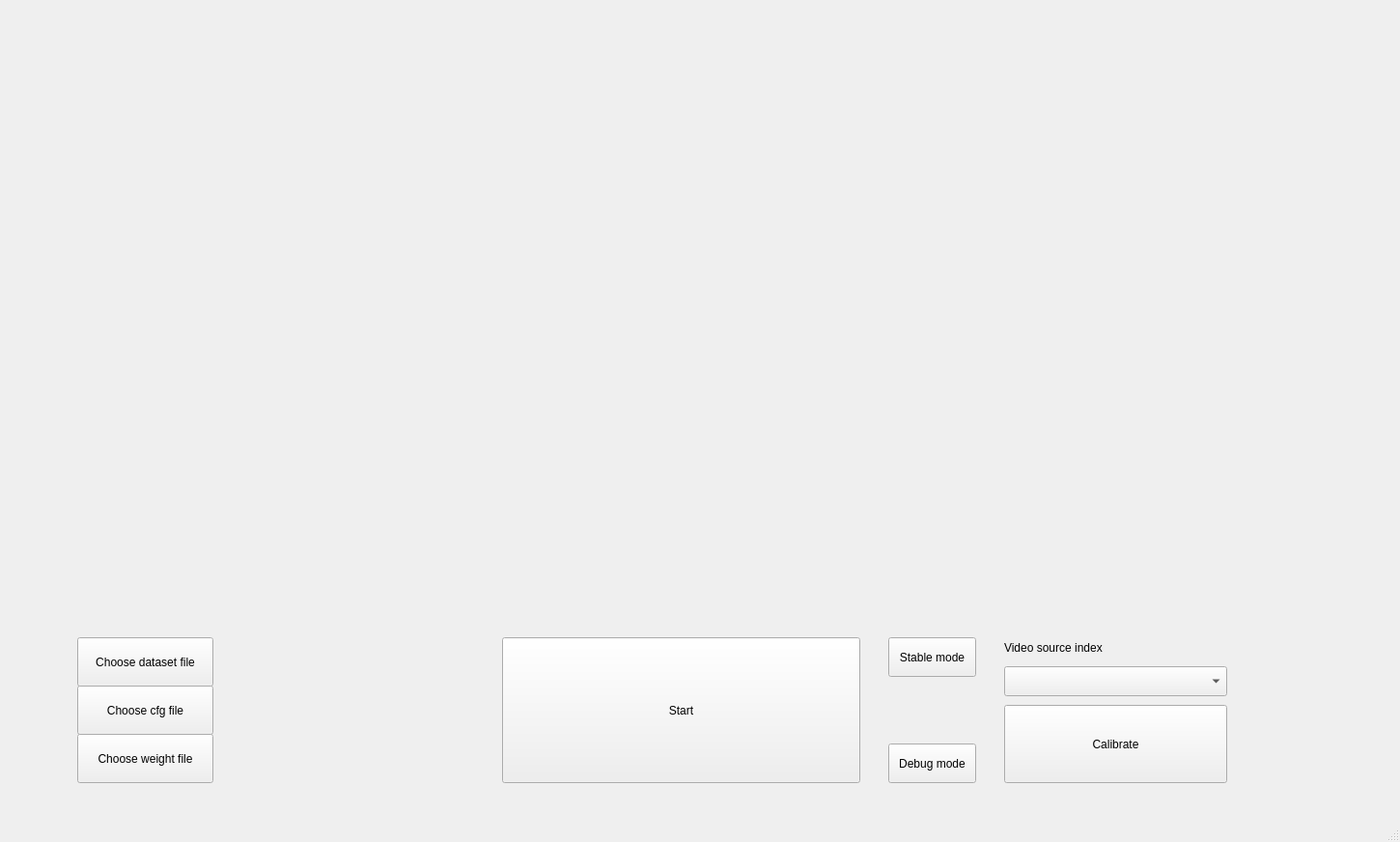
<?xml version="1.0" encoding="UTF-8"?>
<ui version="4.0">
 <class>MainWindow</class>
 <widget class="QMainWindow" name="MainWindow">
  <property name="geometry">
   <rect>
    <x>0</x>
    <y>0</y>
    <width>1450</width>
    <height>872</height>
   </rect>
  </property>
  <property name="maximumSize">
   <size>
    <width>1920</width>
    <height>1080</height>
   </size>
  </property>
  <property name="windowTitle">
   <string>Depth Estimation</string>
  </property>
  <widget class="QWidget" name="centralwidget">
   <property name="maximumSize">
    <size>
     <width>1920</width>
     <height>1080</height>
    </size>
   </property>
   <widget class="QPushButton" name="pushButton">
    <property name="geometry">
     <rect>
      <x>520</x>
      <y>660</y>
      <width>371</width>
      <height>151</height>
     </rect>
    </property>
    <property name="text">
     <string>Start</string>
    </property>
   </widget>
   <widget class="QPushButton" name="pushButton_2">
    <property name="geometry">
     <rect>
      <x>920</x>
      <y>660</y>
      <width>91</width>
      <height>41</height>
     </rect>
    </property>
    <property name="text">
     <string>Stable mode</string>
    </property>
   </widget>
   <widget class="QPushButton" name="pushButton_4">
    <property name="geometry">
     <rect>
      <x>920</x>
      <y>770</y>
      <width>91</width>
      <height>41</height>
     </rect>
    </property>
    <property name="text">
     <string>Debug mode</string>
    </property>
   </widget>
   <widget class="QPushButton" name="pushButton_9">
    <property name="geometry">
     <rect>
      <x>80</x>
      <y>660</y>
      <width>141</width>
      <height>51</height>
     </rect>
    </property>
    <property name="text">
     <string>Choose dataset file</string>
    </property>
   </widget>
   <widget class="QLabel" name="label">
    <property name="geometry">
     <rect>
      <x>230</x>
      <y>660</y>
      <width>261</width>
      <height>51</height>
     </rect>
    </property>
    <property name="text">
     <string/>
    </property>
   </widget>
   <widget class="QPushButton" name="pushButton_10">
    <property name="geometry">
     <rect>
      <x>80</x>
      <y>710</y>
      <width>141</width>
      <height>51</height>
     </rect>
    </property>
    <property name="text">
     <string>Choose cfg file</string>
    </property>
   </widget>
   <widget class="QLabel" name="label_2">
    <property name="geometry">
     <rect>
      <x>230</x>
      <y>710</y>
      <width>261</width>
      <height>51</height>
     </rect>
    </property>
    <property name="text">
     <string/>
    </property>
   </widget>
   <widget class="QPushButton" name="pushButton_11">
    <property name="geometry">
     <rect>
      <x>80</x>
      <y>760</y>
      <width>141</width>
      <height>51</height>
     </rect>
    </property>
    <property name="text">
     <string>Choose weight file</string>
    </property>
   </widget>
   <widget class="QLabel" name="label_3">
    <property name="geometry">
     <rect>
      <x>230</x>
      <y>760</y>
      <width>261</width>
      <height>51</height>
     </rect>
    </property>
    <property name="text">
     <string/>
    </property>
   </widget>
   <widget class="QPushButton" name="pushButton_3">
    <property name="geometry">
     <rect>
      <x>1040</x>
      <y>730</y>
      <width>231</width>
      <height>81</height>
     </rect>
    </property>
    <property name="text">
     <string>Calibrate</string>
    </property>
   </widget>
   <widget class="QComboBox" name="comboBox">
    <property name="geometry">
     <rect>
      <x>1040</x>
      <y>690</y>
      <width>231</width>
      <height>31</height>
     </rect>
    </property>
   </widget>
   <widget class="QLabel" name="label_4">
    <property name="geometry">
     <rect>
      <x>1040</x>
      <y>660</y>
      <width>201</width>
      <height>21</height>
     </rect>
    </property>
    <property name="styleSheet">
     <string notr="true">font: 12pt &quot;MS Shell Dlg 2&quot;;</string>
    </property>
    <property name="text">
     <string>Video source index</string>
    </property>
   </widget>
   <widget class="QLabel" name="label_5">
    <property name="geometry">
     <rect>
      <x>100</x>
      <y>20</y>
      <width>1280</width>
      <height>480</height>
     </rect>
    </property>
    <property name="text">
     <string/>
    </property>
   </widget>
  </widget>
  <widget class="QMenuBar" name="menubar">
   <property name="geometry">
    <rect>
     <x>0</x>
     <y>0</y>
     <width>1450</width>
     <height>21</height>
    </rect>
   </property>
  </widget>
  <widget class="QStatusBar" name="statusbar"/>
 </widget>
 <resources/>
 <connections/>
</ui>
